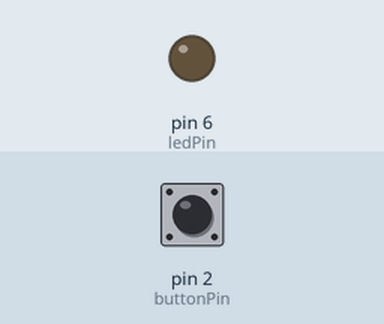
A sketch run on a simulated Arduino Uno, built with avr-gcc and run on an emulated ATmega328P. Shown: output pins drawn as LEDs (lit = HIGH). The test bench sets the inputs (shaded band); at power-on: pin 2 (buttonPin) LOW.

Above: at 1.2 s.
1.3 s: pin 2 (buttonPin) pulled HIGH for 0.15 s
At 2.5 s:
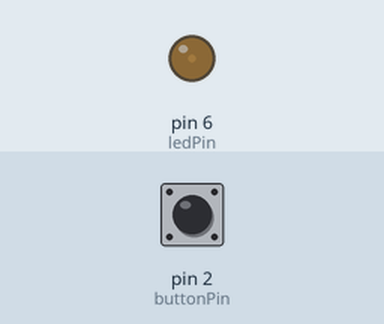
2.9 s: pin 2 (buttonPin) pulled HIGH for 1 s
At 3.9 s:
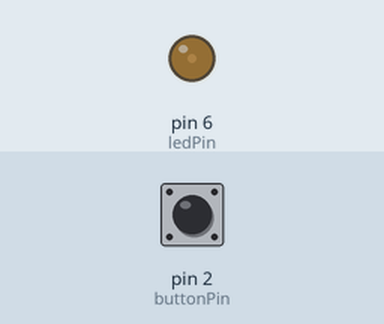
5.4 s: pin 2 (buttonPin) pulsed HIGH 5 times (0.12 s each, 0.3 s apart)
At 7.9 s:
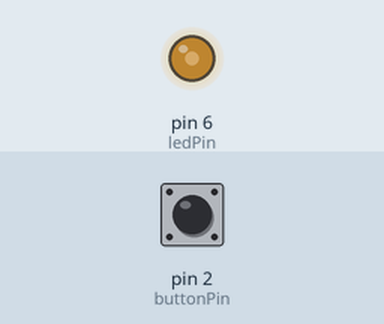
8.4 s: pin 2 (buttonPin) pulsed HIGH 2 times (0.12 s each, 0.3 s apart)
At 8.55 s:
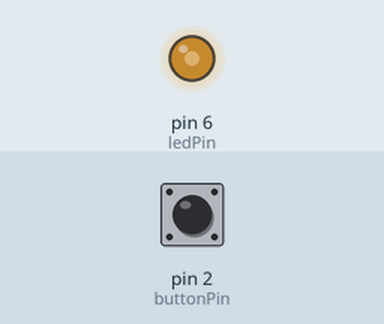
Timing chart, 0 to 11.4 s (numbered marks = the images above; inputs shaded):
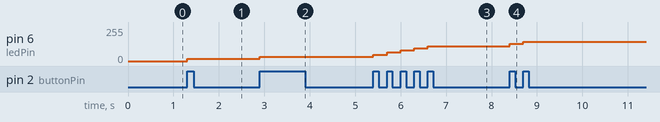

The sketch:

PWM3_ARDIONO.ino
```cpp
bool isTheButtonBeingPressed = false;
int switchState =0;
int intensity = 0;
const int ledPin =6;
const int buttonPin =2;


void setup() {
  // put your setup code here, to run once:
pinMode(ledPin,OUTPUT);
pinMode(buttonPin,INPUT);
}

void loop() {
  // put your main code here, to run repeatedly:

//leer el estado del botón
switchState=digitalRead(buttonPin);
if (switchState == HIGH){
  //Revisamos si es el primer loop donde el botón está pulsado
  if(isTheButtonBeingPressed == false)
  {
    isTheButtonBeingPressed = true;
    //aumentar la intensidad
    intensity = intensity + 16;
    //reset
    if (intensity > 255) {
      intensity = 0;
    }
  }
  //el boton sí esta pulsado

}
else{
  isTheButtonBeingPressed = false;
}//llave del else
  analogWrite(ledPin, intensity);
//vuelve al inicio del bucle (llave del loop()

}
```

Measured:
- after the input at 1.3 s, pin 6 (ledPin): 0/255 → 16/255 at once
- after the input at 2.9 s, pin 6 (ledPin): 16/255 → 32/255 at once
- after the input at 5.4 s, pin 6 (ledPin): moves from 32/255 to 112/255 over 1.2 s, starting at once
- after the input at 8.4 s, pin 6 (ledPin): 112/255 → 128/255 at once, → 144/255 0.30 s later
